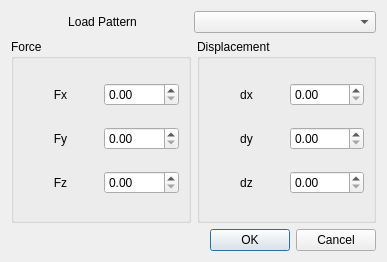
<?xml version="1.0" encoding="UTF-8"?>
<ui version="4.0">
 <class>NodeActionsDialog</class>
 <widget class="QDialog" name="NodeActionsDialog">
  <property name="geometry">
   <rect>
    <x>0</x>
    <y>0</y>
    <width>387</width>
    <height>262</height>
   </rect>
  </property>
  <property name="sizePolicy">
   <sizepolicy hsizetype="Minimum" vsizetype="Minimum">
    <horstretch>0</horstretch>
    <verstretch>0</verstretch>
   </sizepolicy>
  </property>
  <property name="windowTitle">
   <string>Set node actions</string>
  </property>
  <property name="modal">
   <bool>true</bool>
  </property>
  <layout class="QVBoxLayout" name="verticalLayout_3">
   <item>
    <layout class="QHBoxLayout" name="horizontalLayout_8">
     <property name="spacing">
      <number>0</number>
     </property>
     <property name="sizeConstraint">
      <enum>QLayout::SetMinimumSize</enum>
     </property>
     <item>
      <widget class="QLabel" name="label">
       <property name="text">
        <string>Load Pattern</string>
       </property>
       <property name="alignment">
        <set>Qt::AlignCenter</set>
       </property>
       <property name="wordWrap">
        <bool>false</bool>
       </property>
       <property name="buddy">
        <cstring>comboBoxLoadPattern</cstring>
       </property>
      </widget>
     </item>
     <item>
      <widget class="QComboBox" name="comboBoxLoadPattern"/>
     </item>
    </layout>
   </item>
   <item>
    <layout class="QHBoxLayout" name="horizontalLayout_7">
     <item>
      <widget class="QGroupBox" name="groupBoxForce">
       <property name="title">
        <string>Force</string>
       </property>
       <layout class="QVBoxLayout" name="verticalLayout">
        <item>
         <layout class="QHBoxLayout" name="horizontalLayout">
          <item>
           <widget class="QLabel" name="labelFx">
            <property name="text">
             <string>Fx</string>
            </property>
            <property name="alignment">
             <set>Qt::AlignCenter</set>
            </property>
            <property name="buddy">
             <cstring>doubleSpinBoxFx</cstring>
            </property>
           </widget>
          </item>
          <item>
           <widget class="QDoubleSpinBox" name="doubleSpinBoxFx">
            <property name="maximum">
             <double>1000.000000000000000</double>
            </property>
           </widget>
          </item>
         </layout>
        </item>
        <item>
         <layout class="QHBoxLayout" name="horizontalLayout_2">
          <item>
           <widget class="QLabel" name="labelFy">
            <property name="text">
             <string>Fy</string>
            </property>
            <property name="alignment">
             <set>Qt::AlignCenter</set>
            </property>
            <property name="buddy">
             <cstring>doubleSpinBoxFy</cstring>
            </property>
           </widget>
          </item>
          <item>
           <widget class="QDoubleSpinBox" name="doubleSpinBoxFy">
            <property name="maximum">
             <double>1000.000000000000000</double>
            </property>
           </widget>
          </item>
         </layout>
        </item>
        <item>
         <layout class="QHBoxLayout" name="horizontalLayout_3">
          <item>
           <widget class="QLabel" name="labelFz">
            <property name="text">
             <string>Fz</string>
            </property>
            <property name="alignment">
             <set>Qt::AlignCenter</set>
            </property>
            <property name="buddy">
             <cstring>doubleSpinBoxFz</cstring>
            </property>
           </widget>
          </item>
          <item>
           <widget class="QDoubleSpinBox" name="doubleSpinBoxFz">
            <property name="maximum">
             <double>1000.000000000000000</double>
            </property>
           </widget>
          </item>
         </layout>
        </item>
       </layout>
      </widget>
     </item>
     <item>
      <widget class="QGroupBox" name="groupBoxDisplacement">
       <property name="title">
        <string>Displacement</string>
       </property>
       <property name="checkable">
        <bool>false</bool>
       </property>
       <layout class="QVBoxLayout" name="verticalLayout_2">
        <item>
         <layout class="QHBoxLayout" name="horizontalLayout_4">
          <item>
           <widget class="QLabel" name="labelDx">
            <property name="text">
             <string>dx</string>
            </property>
            <property name="alignment">
             <set>Qt::AlignCenter</set>
            </property>
            <property name="buddy">
             <cstring>doubleSpinBoxDx</cstring>
            </property>
           </widget>
          </item>
          <item>
           <widget class="QDoubleSpinBox" name="doubleSpinBoxDx">
            <property name="maximum">
             <double>1000.000000000000000</double>
            </property>
           </widget>
          </item>
         </layout>
        </item>
        <item>
         <layout class="QHBoxLayout" name="horizontalLayout_5">
          <item>
           <widget class="QLabel" name="labelDy">
            <property name="text">
             <string>dy</string>
            </property>
            <property name="alignment">
             <set>Qt::AlignCenter</set>
            </property>
            <property name="buddy">
             <cstring>doubleSpinBoxDy</cstring>
            </property>
           </widget>
          </item>
          <item>
           <widget class="QDoubleSpinBox" name="doubleSpinBoxDy">
            <property name="maximum">
             <double>1000.000000000000000</double>
            </property>
           </widget>
          </item>
         </layout>
        </item>
        <item>
         <layout class="QHBoxLayout" name="horizontalLayout_6">
          <item>
           <widget class="QLabel" name="labelDz">
            <property name="text">
             <string>dz</string>
            </property>
            <property name="alignment">
             <set>Qt::AlignCenter</set>
            </property>
            <property name="buddy">
             <cstring>doubleSpinBoxDz</cstring>
            </property>
           </widget>
          </item>
          <item>
           <widget class="QDoubleSpinBox" name="doubleSpinBoxDz">
            <property name="maximum">
             <double>1000.000000000000000</double>
            </property>
           </widget>
          </item>
         </layout>
        </item>
       </layout>
      </widget>
     </item>
    </layout>
   </item>
   <item>
    <widget class="QDialogButtonBox" name="buttonBox">
     <property name="orientation">
      <enum>Qt::Horizontal</enum>
     </property>
     <property name="standardButtons">
      <set>QDialogButtonBox::Cancel|QDialogButtonBox::Ok</set>
     </property>
    </widget>
   </item>
  </layout>
 </widget>
 <tabstops>
  <tabstop>comboBoxLoadPattern</tabstop>
  <tabstop>doubleSpinBoxFx</tabstop>
  <tabstop>doubleSpinBoxFy</tabstop>
  <tabstop>doubleSpinBoxFz</tabstop>
  <tabstop>doubleSpinBoxDx</tabstop>
  <tabstop>doubleSpinBoxDy</tabstop>
  <tabstop>doubleSpinBoxDz</tabstop>
  <tabstop>buttonBox</tabstop>
 </tabstops>
 <resources/>
 <connections>
  <connection>
   <sender>buttonBox</sender>
   <signal>accepted()</signal>
   <receiver>NodeActionsDialog</receiver>
   <slot>accept()</slot>
   <hints>
    <hint type="sourcelabel">
     <x>248</x>
     <y>254</y>
    </hint>
    <hint type="destinationlabel">
     <x>157</x>
     <y>261</y>
    </hint>
   </hints>
  </connection>
  <connection>
   <sender>buttonBox</sender>
   <signal>rejected()</signal>
   <receiver>NodeActionsDialog</receiver>
   <slot>reject()</slot>
   <hints>
    <hint type="sourcelabel">
     <x>290</x>
     <y>253</y>
    </hint>
    <hint type="destinationlabel">
     <x>286</x>
     <y>261</y>
    </hint>
   </hints>
  </connection>
 </connections>
</ui>
